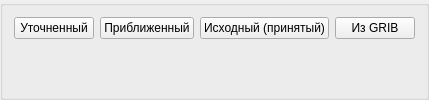
                                  <widget class="QGroupBox" name="groupBox_bulletenType">
                                    <property name="title">
                                      <string/>
                                    </property>
                                    <layout class="QVBoxLayout" name="verticalLayout_bulletenType">
                                      <item>
                                        <layout class="QHBoxLayout" name="horizontalLayout_bulletenTypeBtns">
                                          <property name="spacing">
                                            <number>6</number>
                                          </property>
                                          <item>
                                            <widget class="QPushButton" name="pushButton_updated">
                                              <property name="text">
                                                <string>Уточненный</string>
                                              </property>
                                            </widget>
                                          </item>
                                          <item>
                                            <widget class="QPushButton" name="pushButton_approximate">
                                              <property name="text">
                                                <string>Приближенный</string>
                                              </property>
                                            </widget>
                                          </item>
                                          <item>
                                            <widget class="QPushButton" name="pushButton_fromMeteoStat">
                                              <property name="text">
                                                <string>Исходный (принятый)</string>
                                              </property>
                                            </widget>
                                          </item>
                                          <item>
                                            <widget class="QPushButton" name="pushButton_fromGrib">
                                              <property name="text">
                                                <string>Из GRIB</string>
                                              </property>
                                            </widget>
                                          </item>
                                        </layout>
                                      </item>
                                      <item>
                                        <widget class="QLabel" name="labelGribStatus">
                                          <property name="visible">
                                            <bool>false</bool>
                                          </property>
                                          <property name="text">
                                            <string/>
                                          </property>
                                          <property name="wordWrap">
                                            <bool>true</bool>
                                          </property>
                                        </widget>
                                      </item>
                                    </layout>
                                  </widget>
